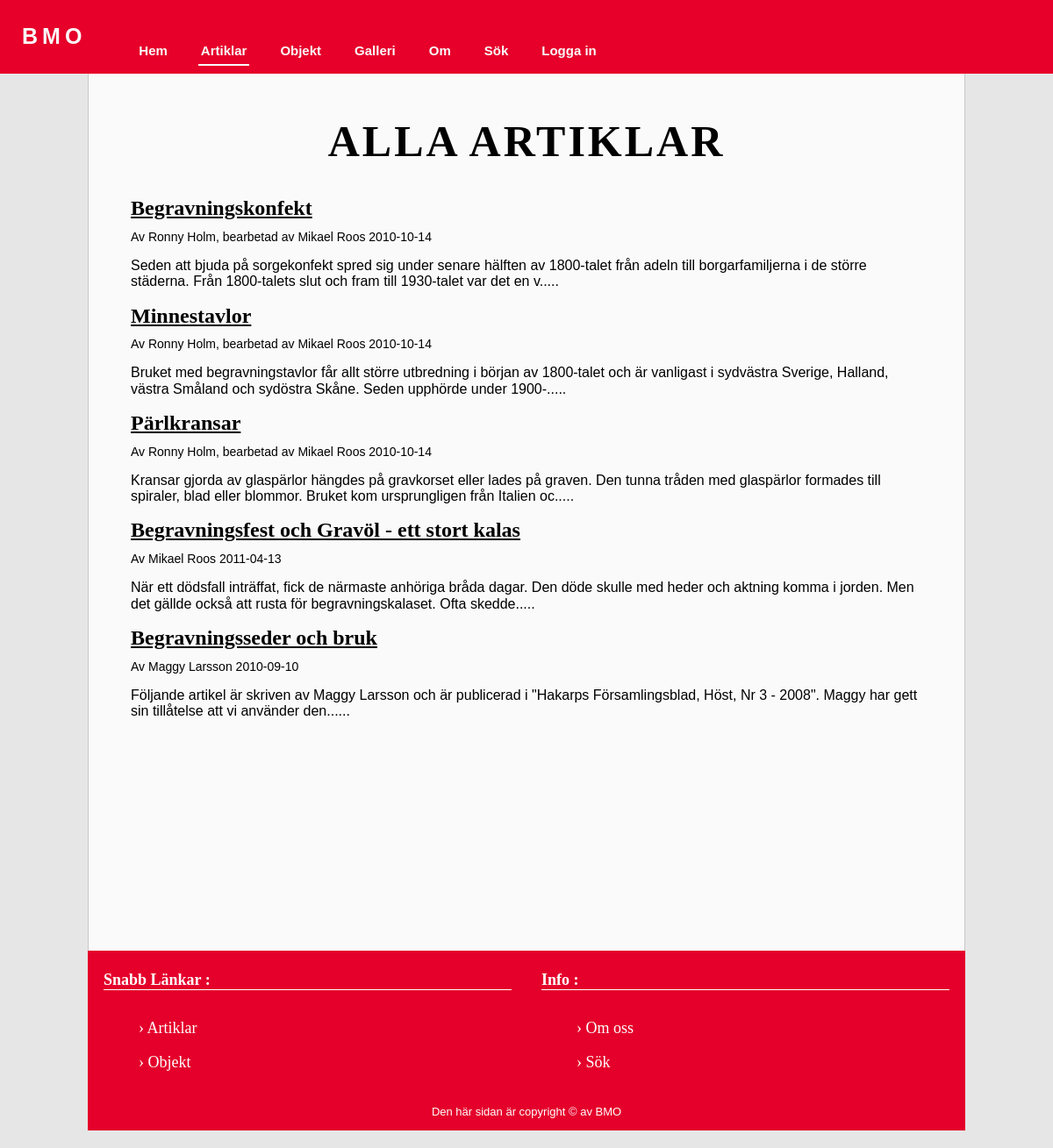
Page /public/all_articles.php on the committed database.
### tables this page shows
CREATE TABLE "Article" ("id" INTEGER PRIMARY KEY  AUTOINCREMENT  NOT NULL  UNIQUE , "category" TEXT, "title" TEXT, "content" TEXT, "author" TEXT, "pubdate" DATETIME NOT NULL  DEFAULT CURRENT_DATE);

### src/database.php (called while the page is built, shortened)
<?php
function connectToDatabase(string $dsn): object
{
    try {
        $db = new PDO($dsn);
        $db->setAttribute(PDO::ATTR_ERRMODE, PDO::ERRMODE_EXCEPTION);
        $db->setAttribute(PDO::ATTR_DEFAULT_FETCH_MODE, PDO::FETCH_ASSOC);
    } catch (PDOException $e) {
        echo "Failed to connect to the database using DSN:<br>'$dsn'<br>";
        throw $e;
    }
    return $db;
}
function getDsn(string $dbFile): string
{
    $fileName = "../db/$dbFile";
    if ($_SERVER["SERVER_NAME"] !== "www.student.bth.se") {
        $fileName = "C:\db/$dbFile";
    }
    $dsn = "sqlite:$fileName";
    return $dsn;
}
function checkIfUserIsAdmin(): bool
{
    $user = $_SESSION["user"] ?? null;
    $dsn = getDsn("bmo.sqlite");
    $db = connectToDatabase($dsn);
    $sql = <<<EOD
    SELECT
        role
    FROM users
    WHERE
        acronym = ?
    ;
    EOD;
    $satment = $db->prepare($sql);
    $args = [$user];
    $satment->execute($args);
    $result = $satment->fetch();
    return false;
}
function getAllArticles(): string
{
    $sql = <<<EOD
    SELECT
        id,
        category,
        title,
        content,
        author,
        pubdate
    FROM Article
    ;
    EOD;
    return $sql;
}

### view/pages/all_articles.php (called while the page is built)
<?php
$dsn = getDsn("bmo.sqlite");
$db = connectToDatabase($dsn);
$sql = getAllArticles();
$satment = $db->prepare($sql);
$satment->execute();
$result = $satment->fetchAll();

### src/article.php (called while the page is built, shortened)
<?php
function getContentShort(string $content): string
{
    $text = "";
    if (strlen($content) > 200) {
        for ($i = 3; $i < 200; $i++) {
            $text .= $content[$i];
        }
    } else {
        $text = $content;
    }
    $text .= ".....";
    return $text;
}
function getContentMaggy(string $content): string
{
    $text = "";
    for ($i = 17; $i < 190; $i++) {
        $text .= $content[$i];
    }
    $text .= ".....";
    return $text;
}

### public/all_articles.php (the view, shortened to what this page needs)
<?php
    include('../view/header.php');
    include('../view/navbar.php');
    include('../view/pages/all_articles.php');
    include('../src/article.php');
?>
<main class="main">
    <header>
        <h1 class="page_title">
            Alla Artiklar
        </h1>
    </header>
    <?php foreach ($result as $article) : ?>
        <?php if ($article["category"] !== "about") : ?>
            <h2 class="article_link">
                <a class="article_link" href="article.php?article=<?= $article["id"] ?>" ><?= $article["title"] ?></a>
            </h2>
            <p class="article_link_p">
                <?= $article["author"] ?> <?= " " ?> <?= $article["pubdate"] ?>
            </p>
            <p>
                <?php if ($article["category"] !== "maggy") : ?>
                    <?= getContentShort($article["content"]) ?>
                <?php else : ?>
                    <?= getContentMaggy($article["content"]) ?>
                <?php endif; ?>
            </p>
        <?php endif; ?>
    <?php endforeach; ?>
</main>
<?php include('../view/footer.php') ?>

### public/css/style.css (style rules this page uses)
ul, h1, h2, h3, h4 { font-family:'Noto'; }
p { font-family:Arial, Helvetica, sans-serif; }
html { background: rgb(230, 230, 230); }
.main { margin: 0 auto; max-width: 1000px; min-height: 1000px; padding: 1em 3em; background: rgb(250, 250, 250); border-right: 1px solid rgb(200,200,200); border-left: 1px solid rgb(200,200,200); }
.page_title { letter-spacing: 3px; text-align: center; font-size: 50px; text-transform: uppercase; }

### public/css/init.css (style rules this page uses)
html { box-sizing: border-box; }
*, *:before, *:after { box-sizing: inherit; }
html { line-height: 1.15; background-color: #333; }
body { margin: 0; overflow-y: scroll; font-family: "Fira Sans", "Source Sans Pro", Helvetica, Arial, sans-serif; }

### public/css/article.css (style rules this page uses)
.article_link { color: black; margin: 0; margin-bottom: 10px; }
.article_link_p { color: black; margin: 0; margin-bottom: 10px; font-size: 14px; }

### rows in the picture
article: title "Begravningskonfekt", author "Av Ronny Holm, bearbetad av Mikael Roos", pubdate "2010-10-14", content "Seden att bjuda på sorgekonfekt spred sig under senare hälften av 1800-talet från adeln till borgarfamiljerna i de större städerna. Från 1800-talets slut och fram till 1930-talet var det en v....."
article: title "Minnestavlor", author "Av Ronny Holm, bearbetad av Mikael Roos", pubdate "2010-10-14", content "Bruket med begravningstavlor får allt större utbredning i början av 1800-talet och är vanligast i sydvästra Sverige, Halland, västra Småland och sydöstra Skåne. Seden upphörde under 1900-....."
article: title "Pärlkransar", author "Av Ronny Holm, bearbetad av Mikael Roos", pubdate "2010-10-14", content "Kransar gjorda av glaspärlor hängdes på gravkorset eller lades på graven. Den tunna tråden med glaspärlor formades till spiraler, blad eller blommor. Bruket kom ursprungligen från Italien oc....."
article: title "Begravningsfest och Gravöl - ett stort kalas", author "Av Mikael Roos", pubdate "2011-04-13", content "När ett dödsfall inträffat, fick de närmaste anhöriga bråda dagar. Den döde skulle med heder och aktning komma i jorden. Men det gällde också att rusta för begravningskalaset. Ofta skedde....."
article: title "Begravningsseder och bruk", author "Av Maggy Larsson", pubdate "2010-09-10", content "Följande artikel är skriven av Maggy Larsson och är publicerad i \"Hakarps Församlingsblad, Höst, Nr 3 - 2008\". Maggy har gett sin tillåtelse att vi använder den......"
